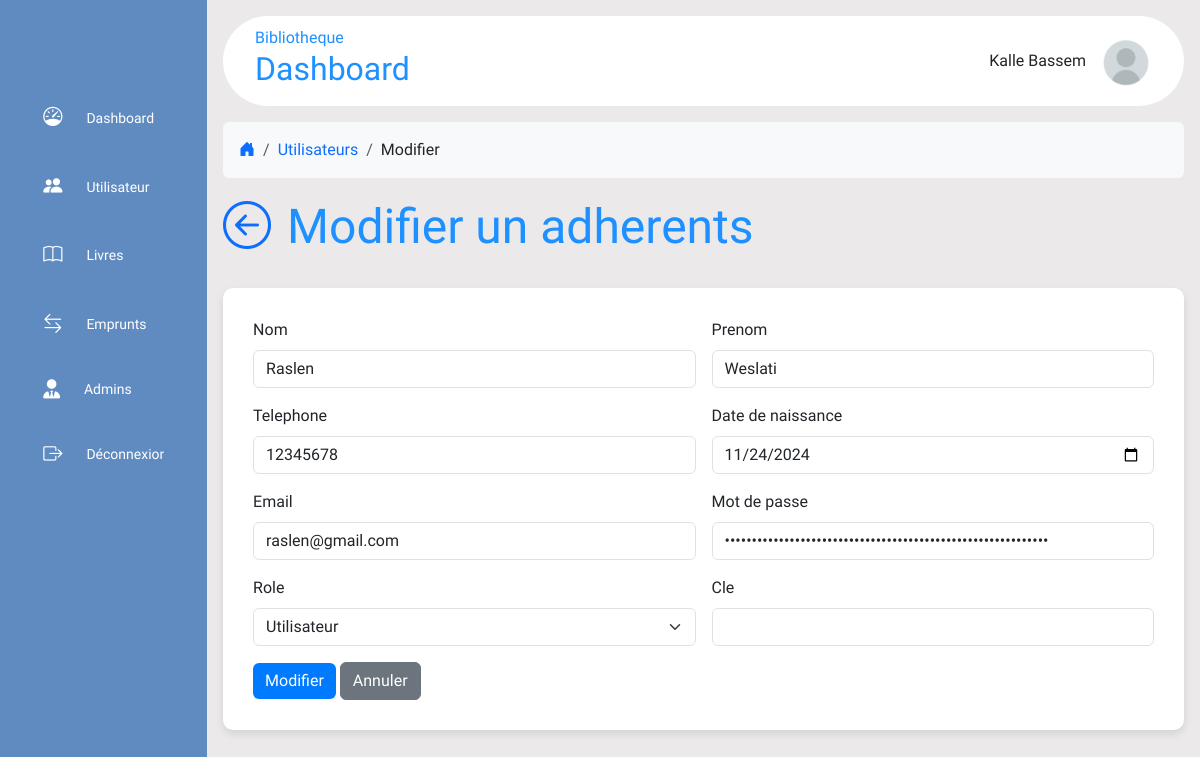
Page /modifier_utilisateur.php?id=50 (signed in) on the committed database.
### modifier_utilisateur.php (called while the page is built, shortened)
<?php
    include "db_connect.php";
    $reponse = $bdd->prepare('SELECT * FROM adhérents WHERE id = ?');
    $reponse->execute([$_GET['id']]);
    $donnees = $reponse->fetch();
    include "layout.phtml";
?>

### modifier_utilisateur.phtml (the view)
<nav aria-label="breadcrumb" class="bg-light p-3 rounded">
        <ol class="breadcrumb mb-0">
            <li class="breadcrumb-item"><a href="./statistiques.php"><i class="bi bi-house-door-fill"></i></a></li>
            <li class="breadcrumb-item"><a href="./index.php">Utilisateurs</a></li>
            <li class="breadcrumb-item">Modifier</li>
        </ol>
</nav>
    <div class="d-flex justify-content-start align-items-center mb-4">
        <h1><a href="./index.php" class="text-decoration-none"><i class="bi bi-arrow-left-circle"></i></a></h1>
        <h1 class="mx-3">Modifier un adherents</h1>
    </div>
    <div class="form-container">
        <form method="post" action="./modifier_utilisateur.php?id=<?= $donnees['id'] ?>">
            <div class="row g-3 mb-3">
                <div class="col-md-6">
                    <label for="nom" class="form-label">Nom</label>
                    <input type="text" class="form-control" value="<?= $donnees['nom']?>" id="nom" name="nom" required>
                </div>
                <div class="col-md-6">
                    <label for="prenom" class="form-label">Prenom</label>
                    <input type="text" class="form-control" value="<?= $donnees['prenom']?>" id="prenom" name="prenom" required>
                </div>
            </div>
            <div class="row g-3 mb-3">
                <div class="col-md-6">
                    <label for="telephone" class="form-label">Telephone</label>
                    <input type="tel" class="form-control" value="<?= $donnees['telephone']?>" id="telephone" name="telephone" required>
                </div>
                <div class="col-md-6">
                    <label for="dtn" class="form-label">Date de naissance</label>
                    <input type="date" class="form-control" value="<?= $donnees['date_naissance']?>" id="dtn" name="date_naissance" required>
                </div>
            </div>
            <div class="row g-3 mb-3">
                <div class="col-md-6">
                    <label for="email" class="form-label">Email</label>
                    <input type="email" class="form-control" id="email" value="<?= $donnees['email']?>" name="email" required>
                </div>
                <div class="col-md-6">
                    <label for="password" class="form-label">Mot de passe</label>
                    <input type="password"  class="form-control"value="<?= $donnees['password']?>" id="password" name="password" required>
                </div>
            </div>
            <div class="row g-3 mb-3">
                <div class="col-md-6">
                    <label for="role" class="form-label">Role</label>
                    <select class="form-select" id="role" name="role" aria-label="Default select example">
                        <option value="Utilisateur">Utilisateur</option>
                    </select>
                </div>
                <div class="col-md-6">
                    <label for="cle" class="form-label">Cle</label>
                    <input type="text" class="form-control" name="cle">
                </div>
            </div>
            <div class="col-12">
                <button class="btn btn-primary" type="submit" >Modifier</button>
                <a href="./index.php" class="btn btn-secondary">Annuler</a>
            </div>
        </form>
    </div>

### assets/css/style.css (style rules this page uses)
* { padding: 0; margin: 0; box-sizing: border-box; border: none; outline: none; font-family: "Host Grotesk", sans-serif; }
body { display: flex; }
.form-container { background: #fff; padding: 30px; border-radius: 10px; box-shadow: 0 4px 8px rgba(0, 0, 0, 0.1); }
.form-container .btn-primary { background: #007bff; border: none; }
h1 { margin-top: 20px; font-size: 3em; color: #1E90FF; }
a { text-decoration: none; }

### rows in the picture
adhérents: nom "Raslen", prenom "Weslati", telephone "12345678", date_naissance "11/24/2024", email "raslen@gmail.com"

### other values in the picture
$_SESSION["full_name"] "Kalle Bassem"
